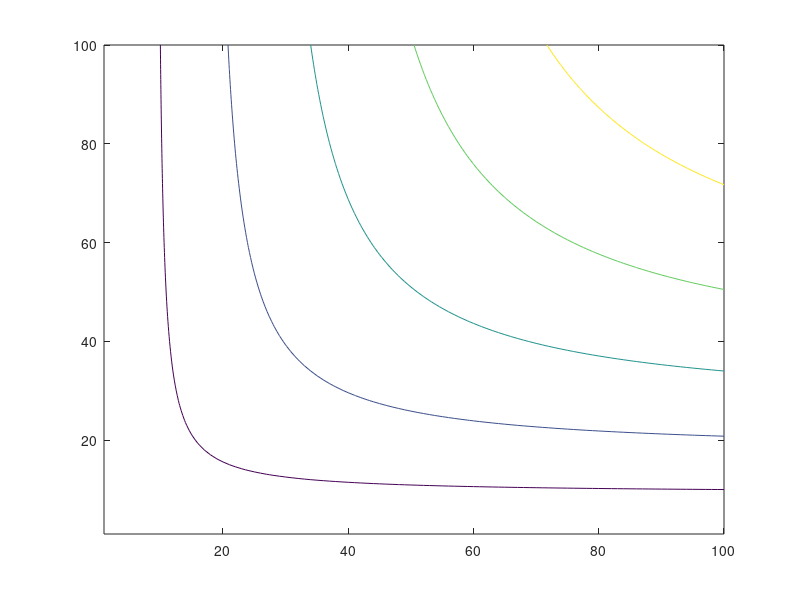

Recreate this plot in MATLAB.

function scatterPlotPrecisionRecall

    % Compute the F1-score isocurves
    [precisionDomain, recallDomain] = ndgrid(linspace(0, 1, 100));
    fScore = 2 * (precisionDomain .* recallDomain) ./ (precisionDomain + recallDomain);
    c = contour(fScore, 5);
%     s = getcontourlines(c, 10);
%     plot(s(1).x, s(1).y, 'b', s(4).x, s(4).y, 'b');

end


function s = getcontourlines(c, numberOfCurves)

    sz = size(c, numberOfCurves);
    ii = 1;
    jj = 1;
    
    while ii < sz
        n = c(2, ii);
        s(jj).v = c(1, ii);
        s(jj).x = c(1, ii+1:ii+n);
        s(jj).y = c(2,ii+1:ii+n);
        ii = ii + n + 1;
        jj = jj + 1;
    end

end